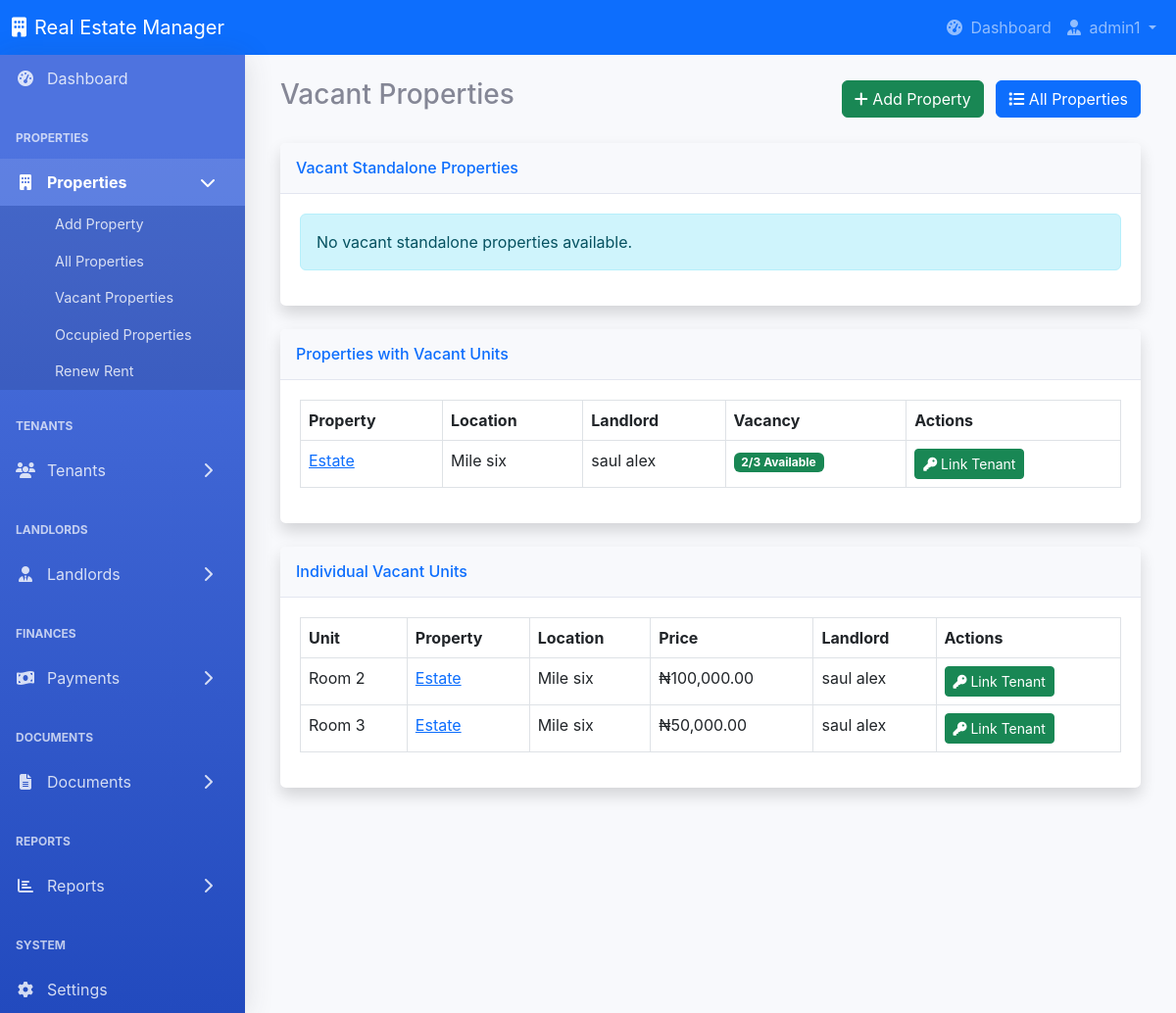
The page /properties/vacant (signed in) on the database its author committed.
### tables this page shows
CREATE TABLE properties (
        id INTEGER PRIMARY KEY AUTOINCREMENT,
        title TEXT NOT NULL,
        type TEXT NOT NULL,
        location TEXT NOT NULL,
        size TEXT,
        landlord_id INTEGER NOT NULL,
        price REAL,
        status TEXT DEFAULT 'Vacant',
        description TEXT,
        image_path TEXT,
        created_at TIMESTAMP DEFAULT CURRENT_TIMESTAMP,
        FOREIGN KEY (landlord_id) REFERENCES landlords (id)
    );

CREATE TABLE landlords (
        id INTEGER PRIMARY KEY AUTOINCREMENT,
        full_name TEXT NOT NULL,
        phone TEXT NOT NULL,
        email TEXT,
        address TEXT,
        id_number TEXT,
        bank_name TEXT,
        account_number TEXT,
        current_balance REAL DEFAULT 0.0,
        created_at TIMESTAMP DEFAULT CURRENT_TIMESTAMP
    );

CREATE TABLE property_units (
        id INTEGER PRIMARY KEY AUTOINCREMENT,
        property_id INTEGER NOT NULL,
        unit_name TEXT NOT NULL,
        size TEXT,
        price REAL,
        status TEXT DEFAULT 'Vacant',
        tenant_id INTEGER,
        created_at TIMESTAMP DEFAULT CURRENT_TIMESTAMP,
        FOREIGN KEY (property_id) REFERENCES properties (id),
        FOREIGN KEY (tenant_id) REFERENCES tenants (id)
    );

### app.py (the view)
@app.route('/properties/vacant')
@login_required
def vacant_properties():
    conn = get_db_connection()
    vacant_properties = conn.execute('''
        SELECT p.*, l.full_name as landlord_name
        FROM properties p
        JOIN landlords l ON p.landlord_id = l.id
        WHERE p.status = 'Vacant' AND p.type NOT IN ('Tenement', 'Shop')
        ORDER BY p.created_at DESC
    ''').fetchall()
    properties_with_vacant_units = conn.execute('''
        SELECT p.*, l.full_name as landlord_name,
               (SELECT COUNT(*) FROM property_units WHERE property_id = p.id) as total_units,
               (SELECT COUNT(*) FROM property_units WHERE property_id = p.id AND status = 'Vacant') as vacant_units
        FROM properties p
        JOIN landlords l ON p.landlord_id = l.id
        WHERE p.type IN ('Tenement', 'Shop')
        AND EXISTS (SELECT 1 FROM property_units WHERE property_id = p.id AND status = 'Vacant')
        ORDER BY p.created_at DESC
    ''').fetchall()
    vacant_units = conn.execute('''
        SELECT u.*, p.title as property_title, p.location, l.full_name as landlord_name
        FROM property_units u
        JOIN properties p ON u.property_id = p.id
        JOIN landlords l ON p.landlord_id = l.id
        WHERE u.status = 'Vacant'
        ORDER BY u.created_at DESC
    ''').fetchall()
    conn.close()
    return render_template('properties/vacant_properties.html',
                          vacant_properties=vacant_properties,
                          properties_with_vacant_units=properties_with_vacant_units,
                          vacant_units=vacant_units)

### app.py (called while the page is built)
def get_db_connection():
    conn = sqlite3.connect(DB_PATH)
    conn.row_factory = sqlite3.Row
    return conn

def login_required(f):
    @wraps(f)
    def decorated_function(*args, **kwargs):
        if 'user_id' not in session:
            flash('Please log in first.')
            return redirect(url_for('login'))
        return f(*args, **kwargs)
    return decorated_function

### templates/properties/vacant_properties.html (shortened to what this page needs)
{% include 'partials/header.html' %}
<div class="container-fluid">
    <div class="d-flex justify-content-between align-items-center mb-4">
        <h1 class="h3">Vacant Properties</h1>
        <div>
            <a href="{{ url_for('add_property') }}" class="btn btn-success me-2">
                <i class="fas fa-plus"></i> Add Property
            </a>
            <a href="{{ url_for('properties_list') }}" class="btn btn-primary">
                <i class="fas fa-list"></i> All Properties
            </a>
        </div>
    </div>
    <div class="card shadow mb-4">
        <div class="card-header py-3">
            <h6 class="m-0 font-weight-bold text-primary">Vacant Standalone Properties</h6>
        </div>
        <div class="card-body">
            {% if vacant_properties %}
            <div class="table-responsive">
                <table class="table table-bordered">
                    <thead>
                        <tr>
                            <th>Title</th>
                            <th>Type</th>
                            <th>Location</th>
                            <th>Price</th>
                            <th>Landlord</th>
                            <th>Actions</th>
                        </tr>
                    </thead>
                    <tbody>
                        {% for property in vacant_properties %}
                        <tr>
                            <td><a href="{{ url_for('property_detail', property_id=property.id) }}">{{ property.title }}</a></td>
                            <td>{{ property.type }}</td>
                            <td>{{ property.location }}</td>
                            <td>₦{{ "{:,.2f}".format(property.price) }}</td>
                            <td>{{ property.landlord_name }}</td>
                            <td>
                                <button class="btn btn-success btn-sm rent-btn"
                                    data-property-id="{{ property.id }}"
                                    data-property-type="single">
                                    <i class="fas fa-key"></i> Link Tenant
                                </button>
                            </td>
                        </tr>
                        {% endfor %}
                    </tbody>
                </table>
            </div>
            {% else %}
            <div class="alert alert-info">No vacant standalone properties available.</div>
            {% endif %}
        </div>
    </div>
    <div class="card shadow mb-4">
        <div class="card-header py-3">
            <h6 class="m-0 font-weight-bold text-primary">Properties with Vacant Units</h6>
        </div>
        <div class="card-body">
            {% if properties_with_vacant_units %}
            <div class="table-responsive">
                <table class="table table-bordered">
                    <thead>
                        <tr>
                            <th>Property</th>
                            <th>Location</th>
                            <th>Landlord</th>
                            <th>Vacancy</th>
                            <th>Actions</th>
                        </tr>
                    </thead>
                    <tbody>
                        {% for property in properties_with_vacant_units %}
                        <tr>
                            <td><a href="{{ url_for('property_detail', property_id=property.id) }}">{{ property.title }}</a></td>
                            <td>{{ property.location }}</td>
                            <td>{{ property.landlord_name }}</td>
                            <td>
                                <span class="badge bg-success">{{ property.vacant_units }}/{{ property.total_units }} Available</span>
                            </td>
                            <td>
                                <button class="btn btn-success btn-sm rent-btn"
                                    data-property-id="{{ property.id }}"
                                    data-property-type="multi">
                                    <i class="fas fa-key"></i> Link Tenant
                                </button>
                            </td>
                        </tr>
                        {% endfor %}
                    </tbody>
                </table>
            </div>
            {% else %}
            <div class="alert alert-info">No properties with vacant units available.</div>
            {% endif %}
        </div>
    </div>
    <div class="card shadow mb-4">
        <div class="card-header py-3">
            <h6 class="m-0 font-weight-bold text-primary">Individual Vacant Units</h6>
        </div>
        <div class="card-body">
            {% if vacant_units %}
            <div class="table-responsive">
                <table class="table table-bordered">
                    <thead>
                        <tr>
                            <th>Unit</th>
                            <th>Property</th>
                            <th>Location</th>
                            <th>Price</th>
                            <th>Landlord</th>
                            <th>Actions</th>
                        </tr>
                    </thead>
                    <tbody>
                        {% for unit in vacant_units %}
                        <tr>
                            <td>{{ unit.unit_name }}</td>
                            <td><a href="{{ url_for('property_detail', property_id=unit.property_id) }}">{{ unit.property_title }}</a></td>
                            <td>{{ unit.location }}</td>
                            <td>₦{{ "{:,.2f}".format(unit.price) }}</td>
                            <td>{{ unit.landlord_name }}</td>
                            <td>
                                <button class="btn btn-success btn-sm rent-btn"
                                    data-property-id="{{ unit.property_id }}"
                                    data-unit-id="{{ unit.id }}"
                                    data-property-type="multi">
                                    <i class="fas fa-key"></i> Link Tenant
                                </button>
                            </td>
                        </tr>
                        {% endfor %}
                    </tbody>
                </table>
            </div>
            {% else %}
            <div class="alert alert-info">No individual vacant units available.</div>
            {% endif %}
        </div>
    </div>
</div>
</body>
</html>

### static/css/styles.css (style rules this page uses)
:root { --primary-color: #4e73df; --secondary-color: #858796; --success-color: #1cc88a; --info-color: #36b9cc; --warning-color: #f6c23e; --danger-color: #e74a3b; --light-color: #f8f9fc; --dark-color: #5a5c69; }
body { font-family: 'Nunito', -apple-system, BlinkMacSystemFont, "Segoe UI", Roboto, "Helvetica Neue", Arial, sans-serif; font-size: 1rem; font-weight: 400; line-height: 1.5; color: #858796; background-color: #f8f9fc; }
.card { margin-bottom: 1.5rem; box-shadow: 0 0.15rem 1.75rem 0 rgba(58, 59, 69, 0.15); border: none; border-radius: 0.35rem; }
.card-header { background-color: #f8f9fc; border-bottom: 1px solid #e3e6f0; }
.card-body { padding: 1.25rem; }
.table-responsive { overflow-x: auto; }

### rows shown on the page
properties: title "Estate", location "Mile six", landlord_name "saul alex", vacant_units "2", total_units "3"
property_units: unit_name "Room 2", property_title "Estate", location "Mile six", price "100,000.00", landlord_name "saul alex"
property_units: unit_name "Room 3", property_title "Estate", location "Mile six", price "50,000.00", landlord_name "saul alex"

### other values the page prints
{{ session['username'] }} "admin1"
